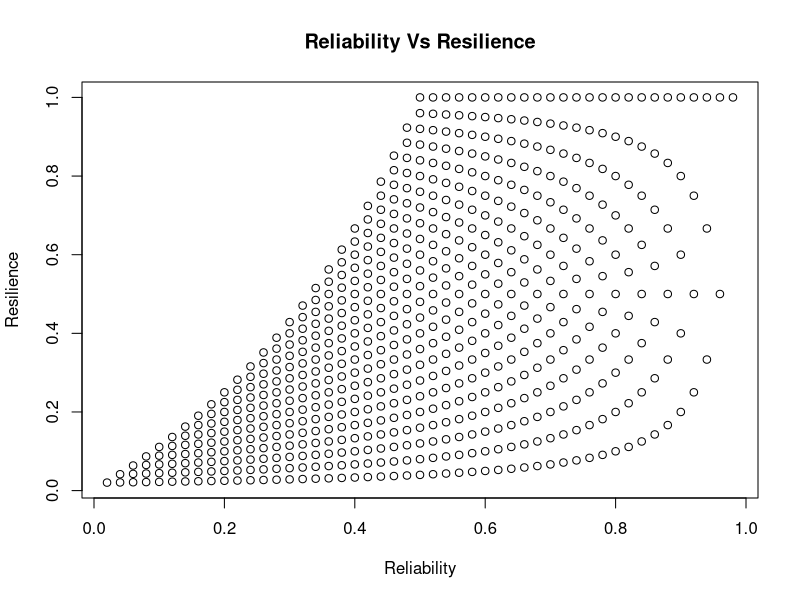

The R script that drew this image:
## ---- chunk 1
knitr::opts_chunk$set(echo = TRUE)
## ---- chunk 2
library(plyr)
rm(list = ls())
timesteps = 50
Vulnerability = 20
EMV_No_Def = 100
Half_Permutations = 0
## ---- chunk 3
Half_TS = timesteps/2
#as.integer(Half_TS)
for (counter in 1:Half_TS){Half_Permutations <- Half_Permutations + counter}
Permutations <- Half_Permutations*2
Reliability <- matrix(data = NA, nrow = Permutations, ncol = 1)
Resilience  <- matrix(data = NA, nrow = Permutations, ncol = 1)
Fragility   <- matrix(data = NA, nrow = Permutations, ncol = 1)
EMV         <- matrix(data = NA, nrow = Permutations, ncol = 1)
EMV_Typical <- matrix(data = NA, nrow = Permutations, ncol = 1)
EMV_4       <- matrix(data = NA, nrow = Permutations, ncol = 1)
#Performance_Matrix <- cbind(Reliability,Resilience,Fragility,EMV)
#colnames(Performance_Matrix) <- c("Reliability","Resilience","Fragility","EMV")
#Deficits = 0
#Half_TS
#Reliability

## ---- chunk 4
counter = 0
j = 0
Deficits = 0
for (j in 1:Half_TS){
  for (Deficits in 1:j){
    counter <- counter + 1
    Reliability [counter,] <- (1 - j/timesteps)
    Resilience [counter,] <- (Deficits/j)
    Fragility[counter,] <- (Deficits/(timesteps-j))
    EMV[counter,] <- ((Reliability[counter,]*(1-Fragility[counter,]))*(EMV_No_Def*2) + (Reliability[counter,]*Fragility[counter,])*(EMV_No_Def+(EMV_No_Def-Vulnerability)) + ((1-Reliability[counter,])*Resilience[counter,])*((EMV_No_Def-Vulnerability)+EMV_No_Def) + ((1-Reliability[counter,])*(1-Resilience[counter,]))*((EMV_No_Def-Vulnerability)*2))/2
    EMV_Typical[counter,] <- (Reliability[counter,]*EMV_No_Def)+((1-Reliability[counter,])*(EMV_No_Def-Vulnerability))
  } }
#Half_TS
#Reliability
#Resilience
#Fragility
#EMV
## ---- chunk 5
a = 0; b = 0
counter <- Permutations/2
for (a in (Half_TS+1):(timesteps-1)){
  for (b in 1:(timesteps-a)) {
    counter <- counter + 1
    Reliability [counter,] <- (1 - a/timesteps)
    Resilience [counter,] <- (b/a)
    Fragility[counter,] <- (b/(timesteps-a))
    EMV[counter,] <- ((Reliability[counter,]*(1-Fragility[counter,]))*(EMV_No_Def*2) + (Reliability[counter,]*Fragility[counter,])*(EMV_No_Def+(EMV_No_Def-Vulnerability)) + ((1-Reliability[counter,])*Resilience[counter,])*((EMV_No_Def-Vulnerability)+EMV_No_Def) + ((1-Reliability[counter,])*(1-Resilience[counter,]))*((EMV_No_Def-Vulnerability)*2))/2
    EMV_Typical[counter,] <- (Reliability[counter,]*EMV_No_Def)+((1-Reliability[counter,])*(EMV_No_Def-Vulnerability))
  }
}
#counter2
#Reliability
#Resilience
#Fragility
#EMV
## ---- chunk 6
Number_rows <- nrow(Reliability)
aa = 1; a = 0; b=0; c=0; d=0

for (aa in 1:Number_rows){
  EMV_4[aa,] = 0
  for (a in 0:1){
    for (b in 0:1){
      for (c in 0:1){
        for (d in 0:1){
Benefits <- (((EMV_No_Def)*(1-a)+(EMV_No_Def-Vulnerability)*(a)) + 
            ((EMV_No_Def)*(1-b)+(EMV_No_Def-Vulnerability)*(b)) + 
            ((EMV_No_Def)*(1-c)+(EMV_No_Def-Vulnerability)*(c)) + 
            ((EMV_No_Def)*(1-d)+(EMV_No_Def-Vulnerability)*(d)))/4
Probability <- ((Reliability[aa,])*(1-a)+(1-Reliability[aa,])*(a)) *
               ((1-a)*((1-Fragility[aa,])*(1-b)+(Fragility[aa,])*(b))+(a)*((Resilience[aa,])*(1-b)+(1-Resilience[aa,])*(b)))*
               ((1-b)*((1-Fragility[aa,])*(1-c)+(Fragility[aa,])*(c))+(b)*((Resilience[aa,])*(1-c)+(1-Resilience[aa,])*(c)))*
               ((1-c)*((1-Fragility[aa,])*(1-d)+(Fragility[aa,])*(d))+(c)*((Resilience[aa,])*(1-d)+(1-Resilience[aa,])*(d)))
EMV_4[aa,] <- EMV_4[aa,] + Benefits*Probability 
      } 
      d == 0 
    } 
    c == 0 
  } 
  b == 0 
  } 
}
Benefits
Probability
## ---- chunk 7

plot(Reliability,Resilience,main="Reliability Vs Resilience",xlab="Reliability",ylab="Resilience")

